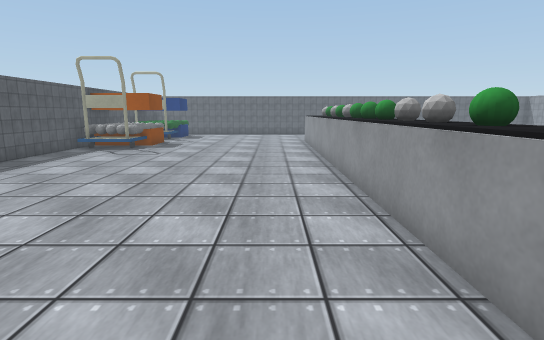
View 1 (above)

24 first-person views from a walk through a Webots world. The camera is 0.34 m above the floor, tilts 10° down and sees 80° across. The floor is counted in squares, 0.2 m on a side. Each view is taken from the middle of a square. On the plan, view 1 faces up. The plan holds only what a view shows up to about 16 squares ahead; the rest is blank. Robots are left out. Simple shapes and patterns stand in for the simulator's stock objects.

View 2
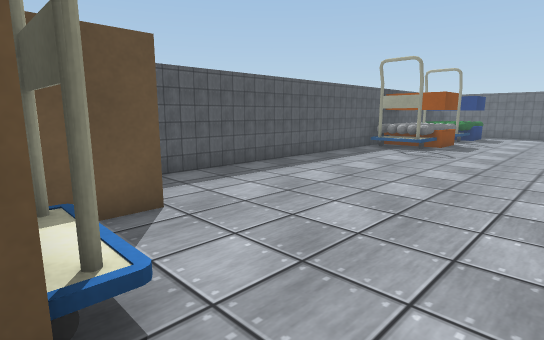

View 3
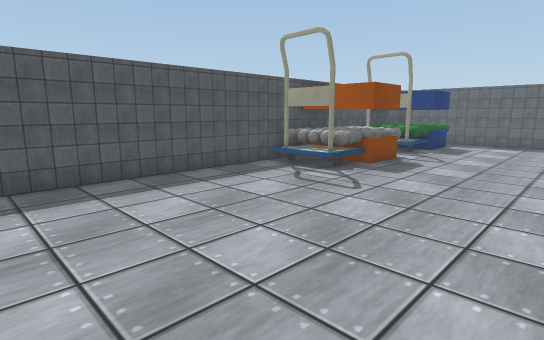

View 4
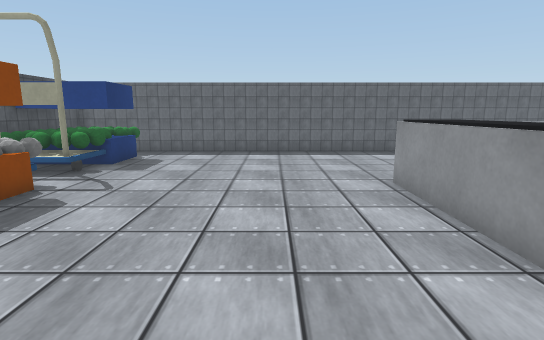

View 5
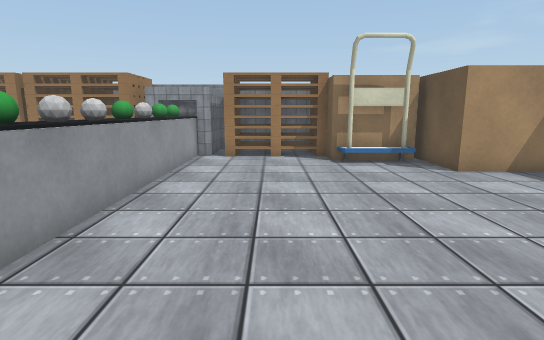

View 6
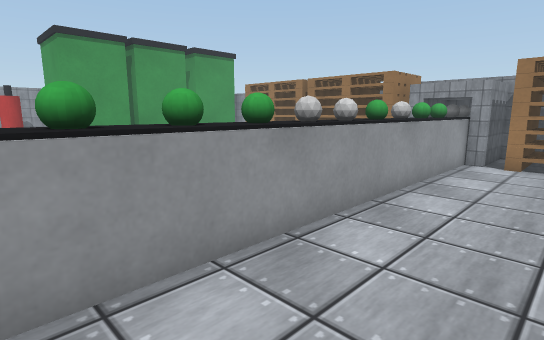

View 7
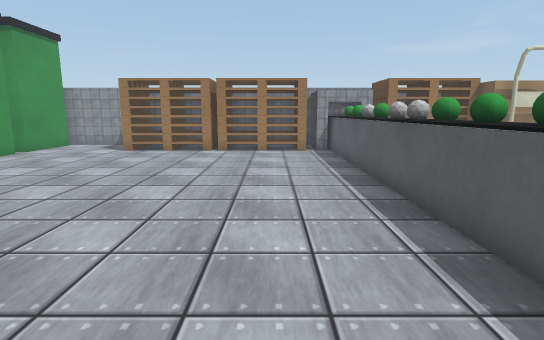

View 8
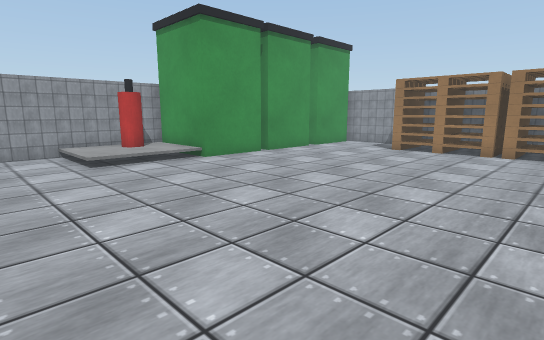

View 9
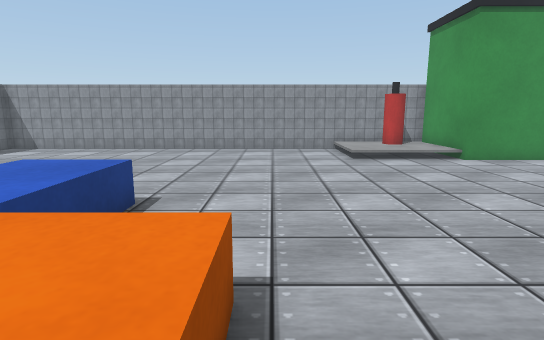

View 10
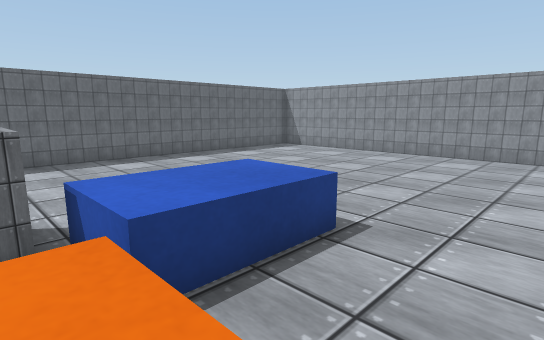

View 11
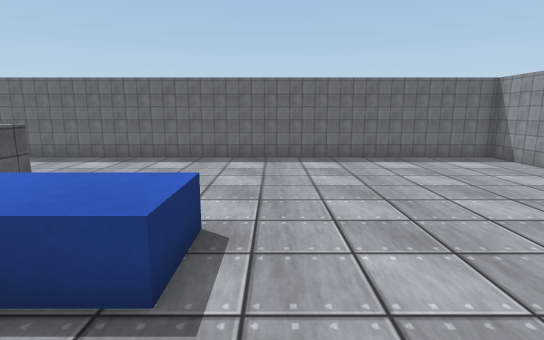

View 12
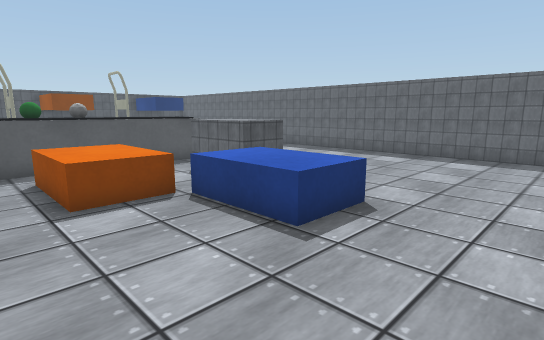

View 13
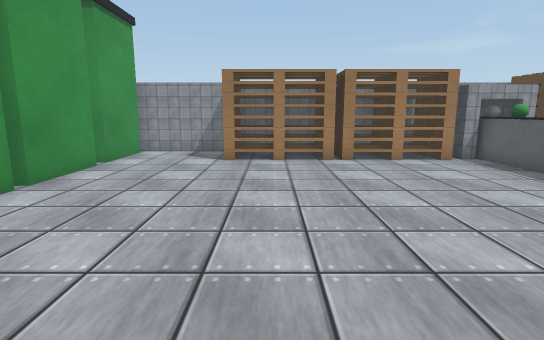

View 14
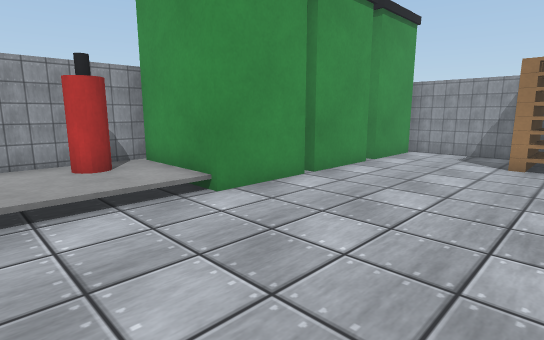

View 15
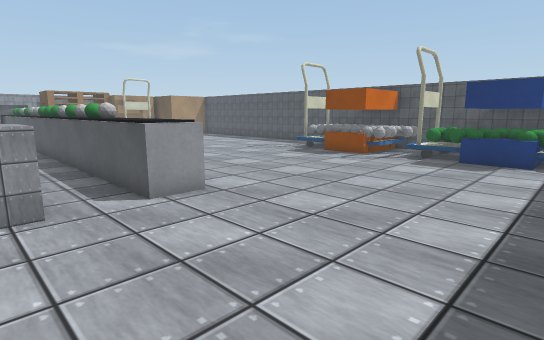

View 16
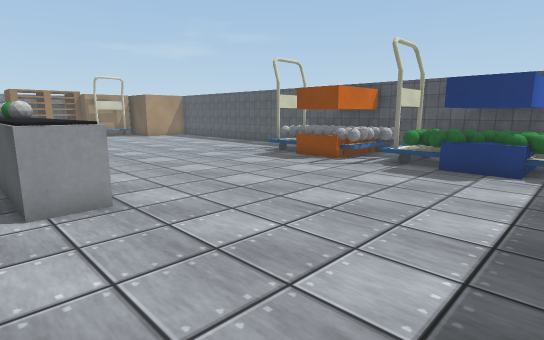

View 17
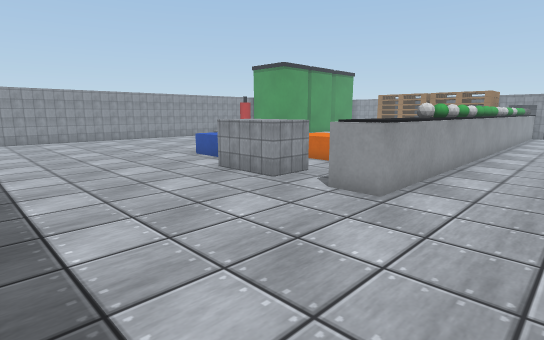

View 18
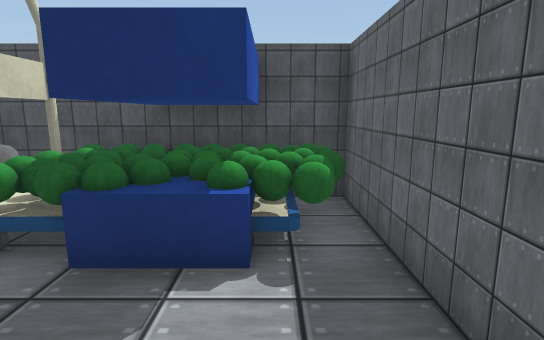

View 19
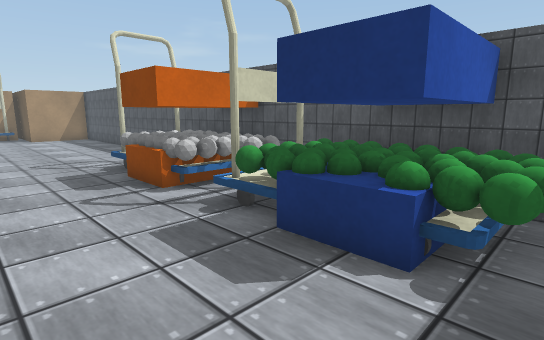

View 20
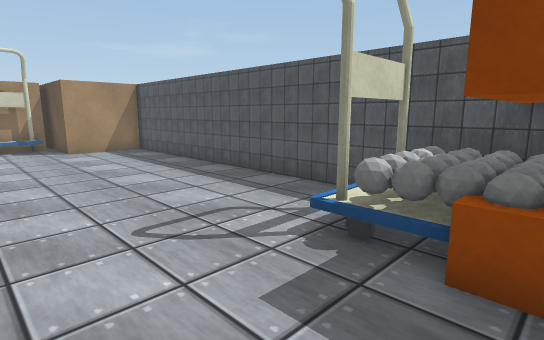

View 21
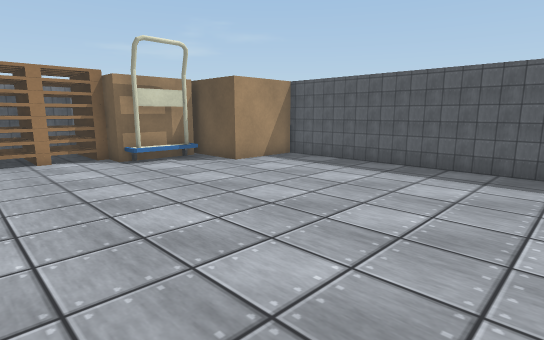

View 22
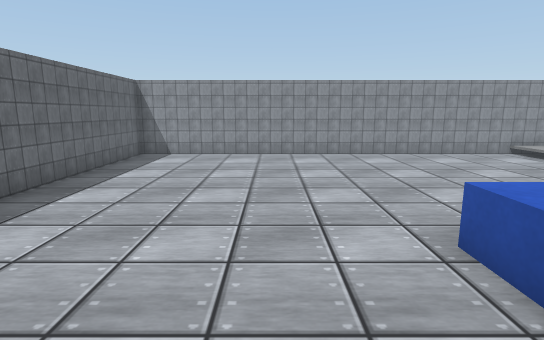

View 23
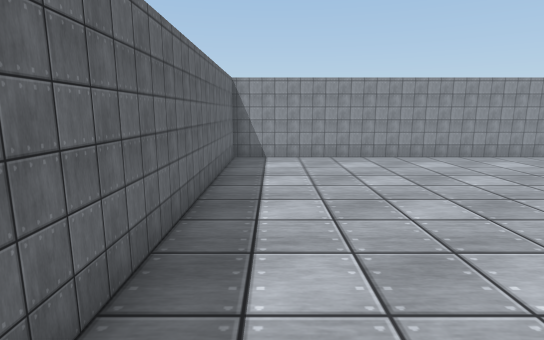

View 24
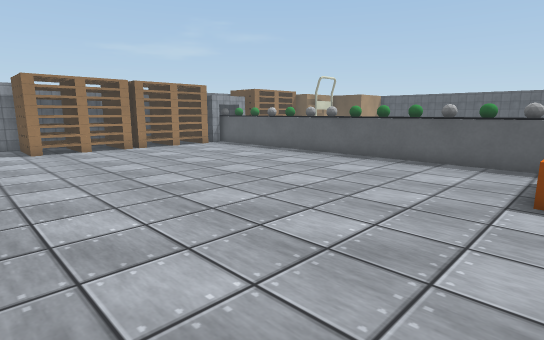

### Floor plan
Key: @ floor where view 1 was taken; # wall or solid block; . main floor; : floor 0.05 m higher than the main floor; / step, stairs or slope; C cart; N conveyor; A apple; B fruit box; R cardboard box; G grey box; P stack of pallets; E fire extinguisher; I bin; O other object.
Columns run from 10 left of view 1 to 21 right of it. Each row starts with its distance up from view 1.
 27 ################################
 26 #OAA...........................#
 25 #AAA...........................#
 24 #BBB...........................#
 23 #OAA...........................#
 22 #OAA...........................#
 21 #CAA...........................#
 20 #OOO........NN.GGG.............#
 19 #BBB........NN.GGG.............#
 18 # BB........NN...GBBBB.........#
 17 #BBB........NN....BBBB.........#
 16 #CCC........NN.BBBB............#
 15 #CCC........AA.BBBB............#
 14 #...........NN.................#
 13 #...........NA.................#
 12 #...........NA.................#
 11 #...........NN.............////#
 10 #...........AA............./:::#
  9 #...........AA............./:EE#
  8 #...........AA............./:EE#
  7 #...........NA.............IIII#
  6 #...........NN.............I
  5 #...........NN.............I
  4 #...........AA.............I
  3 #...........NN.............I
  2 #RRR........NN.............I
  1    R###.....AA.............I
  0    R###R..@.AA.............I
 -1    R#  RPPPPNNPPPPPPPPPP...I
 -2        RPPPP NPPPPPPPPPP...I
 -3        PPPPP  OPPPPPPPPP...I
 -4        #####################

Positions as (right, up) in squares from view 1, and headings:
1: (0, 0), facing up
2: (-1, 0), facing up-left
3: (-1, 7), facing up-left
4: (-1, 12), facing up
5: (-1, 12), facing down
6: (-1, 11), facing down-right
7: (6, 14), facing down
8: (6, 14), facing down-right
9: (5, 14), facing right
10: (7, 14), facing up-right
11: (12, 14), facing up
12: (14, 13), facing up-left
13: (11, 11), facing down
14: (11, 11), facing down-right
15: (6, 26), facing down-left
16: (4, 26), facing down-left
17: (-1, 26), facing down-right
18: (-3, 25), facing left
19: (-3, 26), facing down-left
20: (-3, 18), facing down-left
21: (1, 12), facing down-left
22: (7, 21), facing right
23: (8, 25), facing right
24: (15, 15), facing down-left
